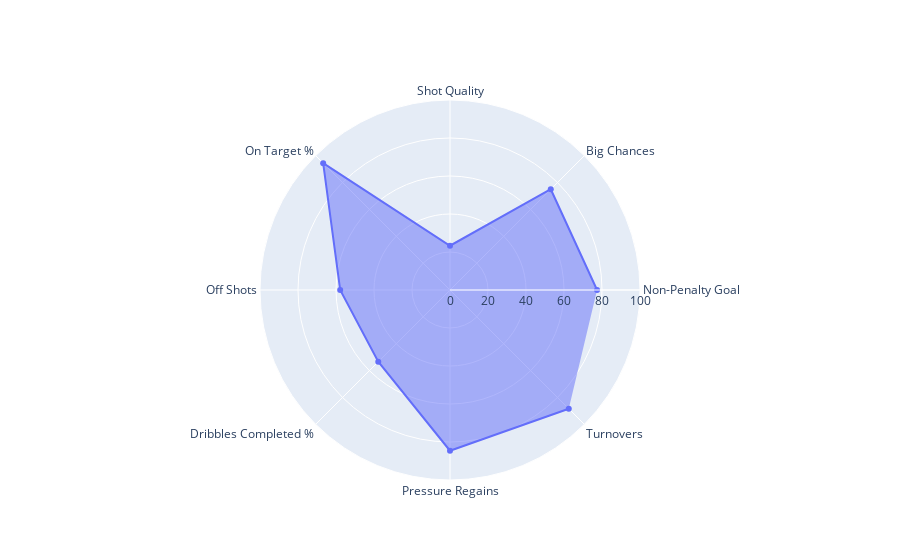

This figure's notebook cell:
### Code cell
import plotly.graph_objects as go

# Define the labels and values
labels = ["Non-Penalty Goal", "Big Chances", "Shot Quality", "On Target %", "Off Shots", "Dribbles Completed %", "Pressure Regains", "Turnovers"]
values = [77.4, 75.0, 23.3, 94.4, 57.8, 53.4, 84.6, 88.4]

# Create the plot
fig = go.Figure(data=go.Scatterpolar(
    r=values,
    theta=labels,
    fill='toself',
    name='Shooting'
))

# Set the layout and appearance
fig.update_layout(
    polar=dict(
        radialaxis=dict(
            visible=True,
            range=[0, 100]  # Set the maximum value of the radar chart
        )
    ),
    showlegend=False
)

fig.show()

### Figure 1 — Plotly figure (JSON) as saved in the notebook; plotly's stock layout.template omitted (floating-point values rounded to 4 significant figures)
{"data": [{"fill": "toself", "name": "Shooting", "r": [77.4, 75, 23.3, 94.4, 57.8, 53.4, 84.6, 88.4], "theta": ["Non-Penalty Goal", "Big Chances", "Shot Quality", "On Target %", "Off Shots", "Dribbles Completed %", "Pressure Regains", "Turnovers"], "type": "scatterpolar"}], "layout": {"polar": {"radialaxis": {"range": [0, 100], "visible": true}}, "showlegend": false}}
